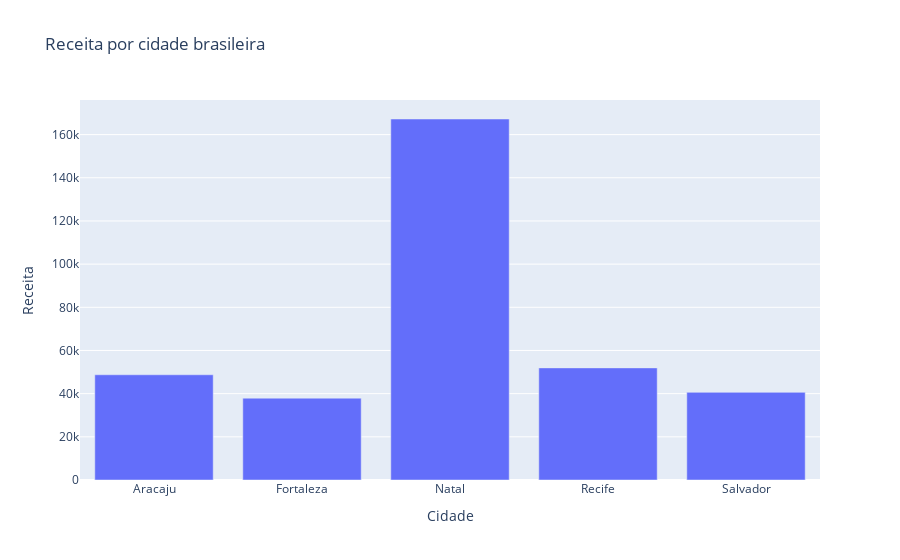

The notebook cell this image was saved under:
### Code cell
ci = dataset.Cidade.unique()
receita_ci = dataset.receita.groupby(dataset.Cidade).sum()
fig = px.bar(dataset, x=ci, y=
receita_ci, title = 'Receita por cidade brasileira',
            labels={'x':'Cidade', 'y':'Receita'}
            )
fig.show()

### Figure 1 — Plotly figure (JSON) as saved in the notebook; plotly's stock layout.template omitted (floating-point values rounded to 4 significant figures)
{"data": [{"alignmentgroup": "True", "hovertemplate": "Cidade=%{x}<br>Receita=%{y}<extra></extra>", "legendgroup": "", "marker": {"color": "#636efa"}, "name": "", "offsetgroup": "", "orientation": "v", "showlegend": false, "textposition": "auto", "type": "bar", "x": ["Aracaju", "Fortaleza", "Natal", "Recife", "Salvador"], "xaxis": "x", "y": [48750.0, 37910.0, 167200.0, 51940.0, 40600.0], "yaxis": "y"}], "layout": {"barmode": "relative", "legend": {"tracegroupgap": 0}, "title": {"text": "Receita por cidade brasileira"}, "xaxis": {"anchor": "y", "domain": [0, 1], "title": {"text": "Cidade"}}, "yaxis": {"anchor": "x", "domain": [0, 1], "title": {"text": "Receita"}}}}
